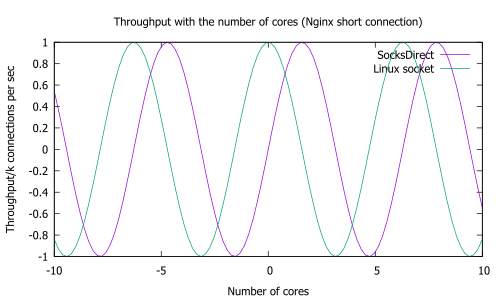

Write the gnuplot code that produced this figure.
set terminal pdf
set output "nginx-short-tput.pdf"
set title "Throughput with the number of cores (Nginx short connection)"
set xlabel "Number of cores"
set ylabel "Throughput/k connections per sec"
plot sin(x) title "SocksDirect",cos(x) title "Linux socket"
